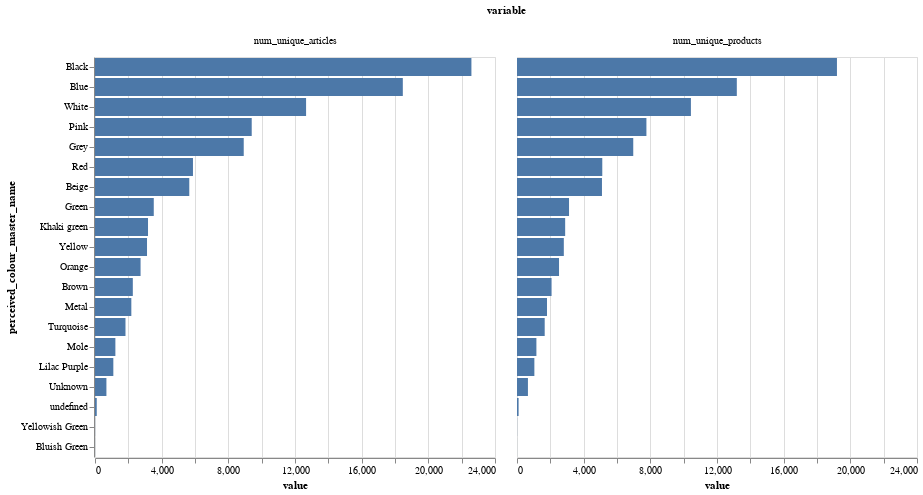

The notebook cell this image was saved under:
### Code cell
alt.Chart(df_perc_colors_master).mark_bar().encode(
    y=alt.Y("perceived_colour_master_name", sort="-x"), x="value", column="variable"
)

### Figure 1 — Vega-Lite specification as saved in the notebook (floating-point values rounded to 4 significant figures)
{"$schema": "https://vega.github.io/schema/vega-lite/v4.17.0.json", "config": {"view": {"continuousHeight": 300, "continuousWidth": 400}}, "data": {"name": "data-7e60d6b155f991cc168f4f36df50a1d1"}, "datasets": {"data-7e60d6b155f991cc168f4f36df50a1d1": [{"perceived_colour_master_id": -1, "perceived_colour_master_name": "Unknown", "value": 656, "variable": "num_unique_products"}, {"perceived_colour_master_id": 1, "perceived_colour_master_name": "Mole", "value": 1164, "variable": "num_unique_products"}, {"perceived_colour_master_id": 2, "perceived_colour_master_name": "Blue", "value": 13189, "variable": "num_unique_products"}, {"perceived_colour_master_id": 3, "perceived_colour_master_name": "Orange", "value": 2522, "variable": "num_unique_products"}, {"perceived_colour_master_id": 4, "perceived_colour_master_name": "Pink", "value": 7765, "variable": "num_unique_products"}, {"perceived_colour_master_id": 5, "perceived_colour_master_name": "Black", "value": 19197, "variable": "num_unique_products"}, {"perceived_colour_master_id": 6, "perceived_colour_master_name": "Lilac Purple", "value": 1042, "variable": "num_unique_products"}, {"perceived_colour_master_id": 7, "perceived_colour_master_name": "Turquoise", "value": 1662, "variable": "num_unique_products"}, {"perceived_colour_master_id": 8, "perceived_colour_master_name": "Yellow", "value": 2809, "variable": "num_unique_products"}, {"perceived_colour_master_id": 9, "perceived_colour_master_name": "White", "value": 10435, "variable": "num_unique_products"}, {"perceived_colour_master_id": 10, "perceived_colour_master_name": "Yellowish Green", "value": 5, "variable": "num_unique_products"}, {"perceived_colour_master_id": 11, "perceived_colour_master_name": "Beige", "value": 5098, "variable": "num_unique_products"}, {"perceived_colour_master_id": 12, "perceived_colour_master_name": "Grey", "value": 6975, "variable": "num_unique_products"}, {"perceived_colour_master_id": 13, "perceived_colour_master_name": "Brown", "value": 2074, "variable": "num_unique_products"}, {"perceived_colour_master_id": 14, "perceived_colour_master_name": "undefined", "value": 96, "variable": "num_unique_products"}, {"perceived_colour_master_id": 15, "perceived_colour_master_name": "Metal", "value": 1801, "variable": "num_unique_products"}, {"perceived_colour_master_id": 16, "perceived_colour_master_name": "Bluish Green", "value": 2, "variable": "num_unique_products"}, {"perceived_colour_master_id": 18, "perceived_colour_master_name": "Red", "value": 5117, "variable": "num_unique_products"}, {"perceived_colour_master_id": 19, "perceived_colour_master_name": "Green", "value": 3122, "variable": "num_unique_products"}, {"perceived_colour_master_id": 20, "perceived_colour_master_name": "Khaki green", "value": 2890, "variable": "num_unique_products"}, {"perceived_colour_master_id": -1, "perceived_colour_master_name": "Unknown", "value": 685, "variable": "num_unique_articles"}, {"perceived_colour_master_id": 1, "perceived_colour_master_name": "Mole", "value": 1223, "variable": "num_unique_articles"}, {"perceived_colour_master_id": 2, "perceived_colour_master_name": "Blue", "value": 18469, "variable": "num_unique_articles"}, {"perceived_colour_master_id": 3, "perceived_colour_master_name": "Orange", "value": 2734, "variable": "num_unique_articles"}, {"perceived_colour_master_id": 4, "perceived_colour_master_name": "Pink", "value": 9403, "variable": "num_unique_articles"}, {"perceived_colour_master_id": 5, "perceived_colour_master_name": "Black", "value": 22585, "variable": "num_unique_articles"}, {"perceived_colour_master_id": 6, "perceived_colour_master_name": "Lilac Purple", "value": 1100, "variable": "num_unique_articles"}, {"perceived_colour_master_id": 7, "perceived_colour_master_name": "Turquoise", "value": 1829, "variable": "num_unique_articles"}, {"perceived_colour_master_id": 8, "perceived_colour_master_name": "Yellow", "value": 3121, "variable": "num_unique_articles"}, {"perceived_colour_master_id": 9, "perceived_colour_master_name": "White", "value": 12665, "variable": "num_unique_articles"}, {"perceived_colour_master_id": 10, "perceived_colour_master_name": "Yellowish Green", "value": 5, "variable": "num_unique_articles"}, {"perceived_colour_master_id": 11, "perceived_colour_master_name": "Beige", "value": 5657, "variable": "num_unique_articles"}, {"perceived_colour_master_id": 12, "perceived_colour_master_name": "Grey", "value": 8924, "variable": "num_unique_articles"}, {"perceived_colour_master_id": 13, "perceived_colour_master_name": "Brown", "value": 2269, "variable": "num_unique_articles"}, {"perceived_colour_master_id": 14, "perceived_colour_master_name": "undefined", "value": 105, "variable": "num_unique_articles"}, {"perceived_colour_master_id": 15, "perceived_colour_master_name": "Metal", "value": 2180, "variable": "num_unique_articles"}, {"perceived_colour_master_id": 16, "perceived_colour_master_name": "Bluish Green", "value": 3, "variable": "num_unique_articles"}, {"perceived_colour_master_id": 18, "perceived_colour_master_name": "Red", "value": 5878, "variable": "num_unique_articles"}, {"perceived_colour_master_id": 19, "perceived_colour_master_name": "Green", "value": 3526, "variable": "num_unique_articles"}, {"perceived_colour_master_id": 20, "perceived_colour_master_name": "Khaki green", "value": 3181, "variable": "num_unique_articles"}]}, "encoding": {"column": {"field": "variable", "type": "nominal"}, "x": {"field": "value", "type": "quantitative"}, "y": {"field": "perceived_colour_master_name", "sort": "-x", "type": "nominal"}}, "mark": "bar"}
